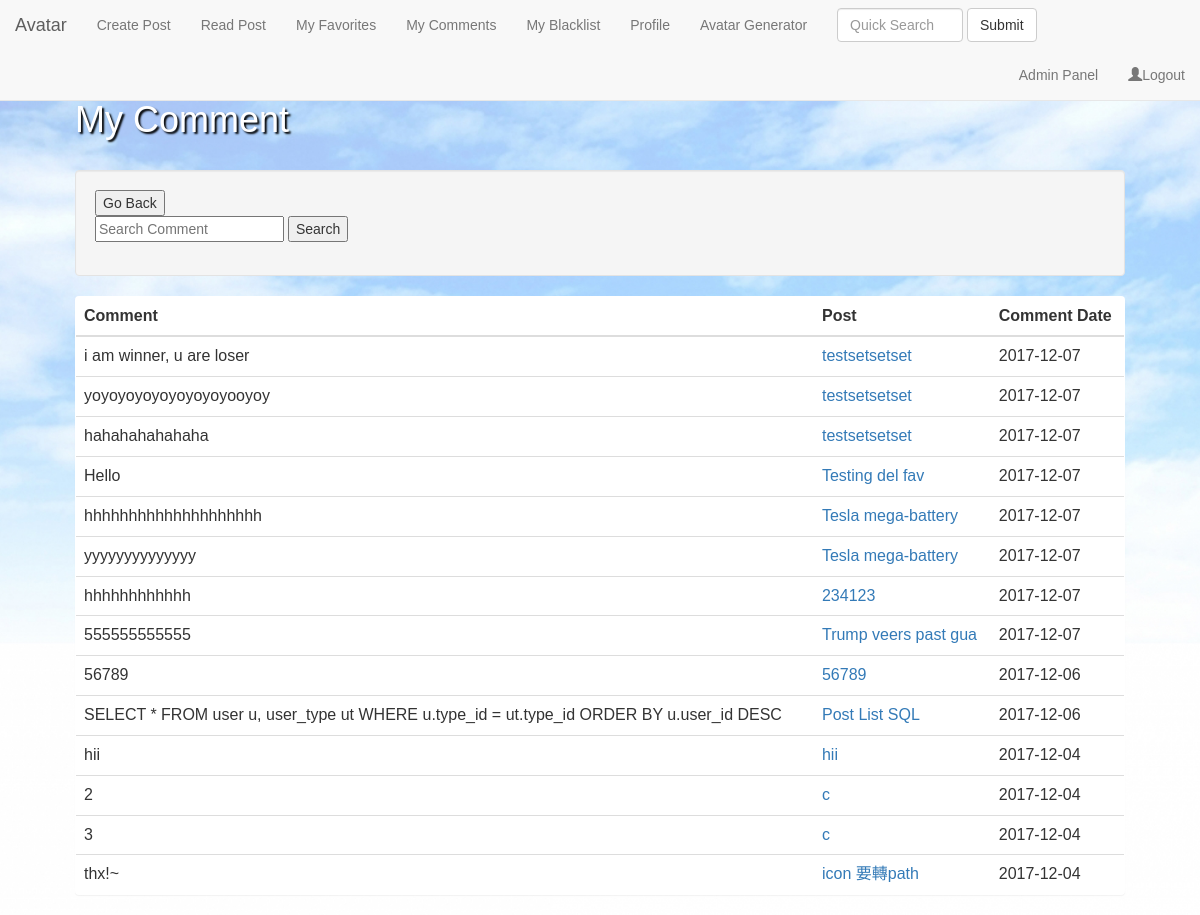
The page /myOwnComment.php (signed in) on the database its author committed.
### tables this page shows
CREATE TABLE IF NOT EXISTS `comment` (
  `comment_id` int(8) NOT NULL,
  `comment` varchar(10000) NOT NULL,
  `user_id` int(8) NOT NULL,
  `date` date NOT NULL,
  `post_id` int(8) NOT NULL
);

CREATE TABLE IF NOT EXISTS `post` (
  `post_id` int(8) NOT NULL,
  `title` varchar(20) NOT NULL,
  `date` date NOT NULL,
  `category_id` int(8) NOT NULL,
  `user_id` int(8) NOT NULL
);

### myOwnComment.php (the view)
<?php include('header.php') ?>
<br><h1>My Comment</h1><br>
<div class="well">
    <button onclick="window.history.back();" align='right'>Go Back</button>
    <br/>
    <form action="search_Own.php" method="POST">
        <input type="text" name="search" placeholder="Search Comment">
        <button type="submit" name="submit">Search</button>
    </form>
</div>
<div class="panel">
    <?php
    require_once('dbConnect.php');
    $sql = "SELECT c.comment,p.title,c.date,p.post_id FROM comment c,post p where
			c.post_id=p.post_id
			AND c.user_id=" . $_SESSION['user_id'] .
        " order by c.date DESC ";
    $result = mysqli_query($con, $sql);
    echo '<table class="table table-hover" >';
    echo '<thead><tr><th>Comment</th><th>Post</th><th>Comment Date</th></tr></thead>';
    echo '<tbody>';
    while ($row = mysqli_fetch_assoc($result)) {
        echo "<tr>";
        echo "<td>" . $row['comment'] . "</td>";
        echo "<td><a href='./getpost.php?postid=" . $row['post_id'] . "'>" . $row['title'] . "</a></td>";
        echo "<td>" . $row['date'] . "</td>";
        echo "</tr>";
    }
    echo '</tbody></table>';
    ?>
</div>
</div>
</body>
</html>

### css/style.css (style rules this page uses)
body { width: 100%; height: 100%; background-image: url("../images/background2.png"); background-color: rgba(223, 223, 223, 0.16); background-repeat: no-repeat; background-attachment: fixed; background-position: center; background-size: cover; font-family: Verdana, Arial, Microsoft JhengHei; }
h1 { color: #fff; text-shadow: 2px 2px 2px #000; }
.panel { / / width: 100 %; / / overflow-y: auto; / / height: 80 %; / / }

### rows shown on the page
comment: comment "i am winner, u are loser", post.title "testsetsetset", date "2017-12-07"
comment: comment "yoyoyoyoyoyoyoyoyooyoy", post.title "testsetsetset", date "2017-12-07"
comment: comment "hahahahahahaha", post.title "testsetsetset", date "2017-12-07"
comment: comment "Hello", post.title "Testing del fav", date "2017-12-07"
comment: comment "hhhhhhhhhhhhhhhhhhhh", post.title "Tesla mega-battery", date "2017-12-07"
comment: comment "yyyyyyyyyyyyyy", post.title "Tesla mega-battery", date "2017-12-07"
comment: comment "hhhhhhhhhhhh", post.title "234123", date "2017-12-07"
comment: comment "555555555555", post.title "Trump veers past gua", date "2017-12-07"
comment: comment "56789", post.title "56789", date "2017-12-06"
comment: comment "SELECT * FROM user u, user_type ut WHERE u.type_id = ut.type_id ORDER BY u.user_id DESC", post.title "Post List SQL", date "2017-12-06"
comment: comment "hii", post.title "hii", date "2017-12-04"
comment: comment "2", post.title "c", date "2017-12-04"
comment: comment "3", post.title "c", date "2017-12-04"
comment: comment "thx!~", post.title "icon 要轉path", date "2017-12-04"
